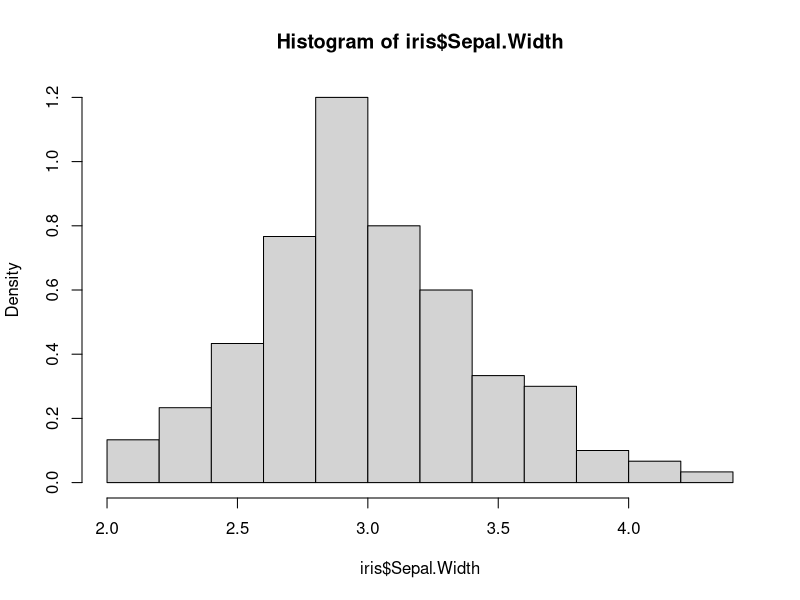

R code for this plot:
## ---- chunk 1
knitr::opts_chunk$set(echo = TRUE)
## ---- chunk 2
head(iris)
## ---- chunk 3
hist(iris$Sepal.Width, breaks=10, prob=TRUE)

## ---- chunk 4
setosa.versicolor <- data.frame(iris[1:100,])
## ---- chunk 5
t.test(Sepal.Width ~ Species, data = setosa.versicolor)

## ---- chunk 6
versicolor.virginica <- data.frame(iris[51:150,])

## ---- chunk 7
t.test(Sepal.Width ~ Species, data = versicolor.virginica)

## ---- chunk 8
summary(iris)

## ---- chunk 9
setosa <- data.frame(iris[1:50,])

## ---- chunk 10
t.test(setosa$Sepal.Width, mu=3.057)

